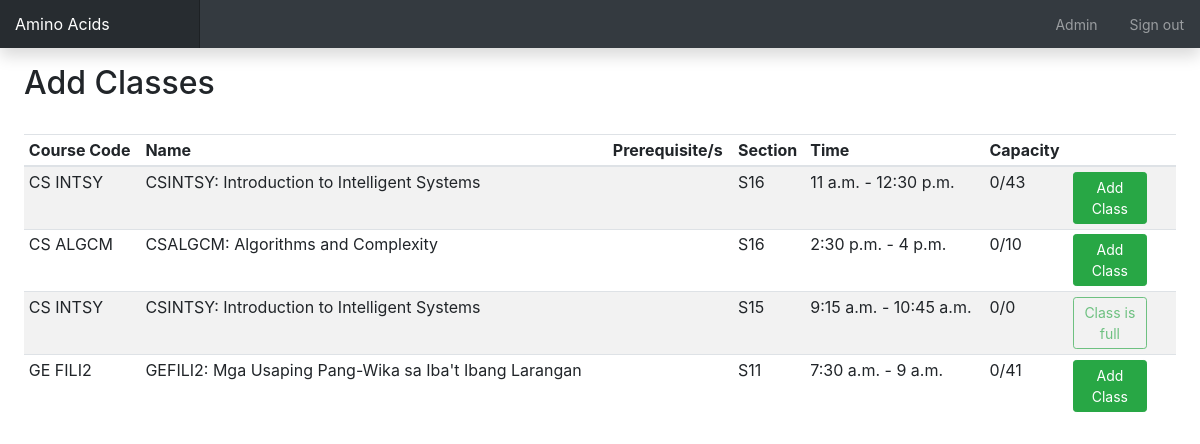
/class/ (signed in), run on an earlier commit of the app's database.
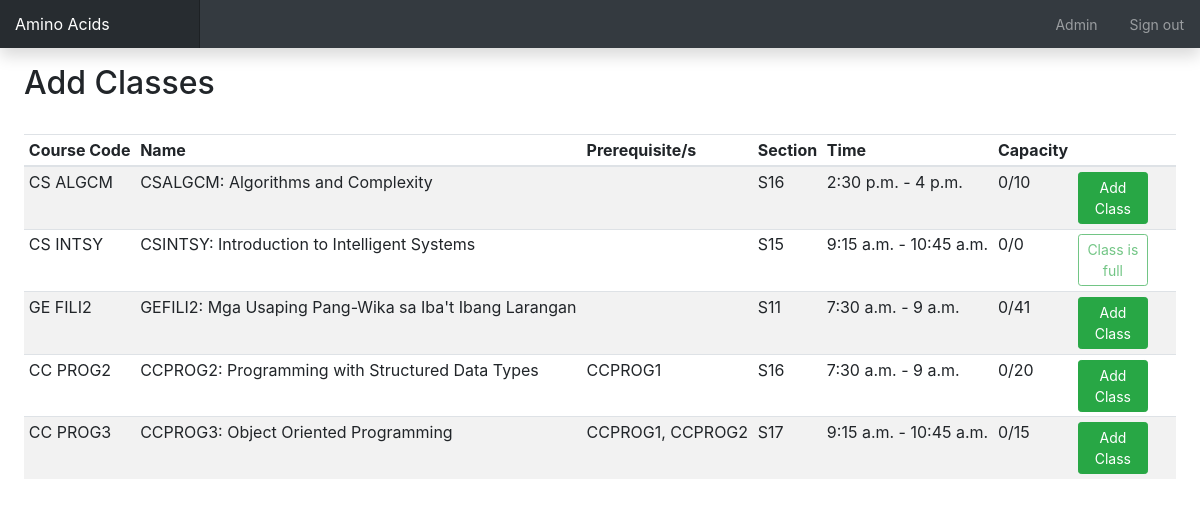
And on a later commit of the database.
### main/models.py (models this page shows, shortened)
class Class(models.Model):
    M = 1
    T = 2
    W = 3
    H = 4
    F = 5
    MW = 6
    TH = 7
    DAY_CHOICES = (
        (M, 'Monday'),
        (T, 'Tuesday'),
        (W, 'Wednesday'),
        (H, 'Thursday'),
        (F, 'Friday'),
        (MW, 'Monday and Wednesday'),
        (TH, 'Tuesday and Thursday'),
    )
    course = models.ForeignKey(Course, null=True, on_delete=models.SET_NULL)
    section_code = models.CharField(max_length=5)
    max_cap = models.IntegerField(default=0)
    start_time = models.TimeField()
    end_time = models.TimeField()
    day = models.IntegerField(choices=DAY_CHOICES)
    students = models.ManyToManyField(User, blank=True)
    class Meta:
        verbose_name_plural = 'Classes'
        unique_together = ('course', 'section_code')

class Course(models.Model):
    course_name = models.CharField(max_length=50)
    subject_area = models.CharField(max_length=2)
    catalog_num = models.CharField(max_length=5)
    prerequisites = models.ManyToManyField('self', blank=True, symmetrical=False)
    units = models.FloatField()
    def prereqs_list(self):
        return ', '.join([p.subject_area+p.catalog_num for p in self.prerequisites.all()])
    def __str__(self):
        return self.subject_area + self.catalog_num + ": " + self.course_name

### main/views.py (the view)
# urls.py: path('class/', views.list_available_classes, name='list-class'),
@login_required
def list_available_classes(request):
    classes_list = Class.objects.exclude(students=request.user)
    context = {
        'classes_list': classes_list
    }
    return render(request, 'main/available-classes-view.html', context)

### templates/main/available-classes-view.html (shortened to what this page needs)
{% extends 'main/base-template.html' %}
{% block body %}
    <div role="main" class="col-12 px-4">
        <div class="d-flex justify-content-between flex-wrap flex-md-nowrap align-items-center pt-3 pb-2 mb-3">
            <h1 class="h2">Add Classes</h1>
        </div>
        <div class="table-responsive">
            <table class="table table-striped table-sm">
                <thead>
                <tr>
                    <th>Course Code</th>
                    <th>Name</th>
                    <th>Prerequisite/s</th>
                    <th>Section</th>
                    <th>Time</th>
                    <th>Capacity</th>
                    <th></th>
                </tr>
                </thead>
                <tbody>
                {% for class in classes_list %}
                    <tr>
                        <td>{{ class.course.subject_area }} {{ class.course.catalog_num }}</td>
                        <td>{{ class.course }}</td>
                        <td>{{ class.course.prereqs_list }}</td>
                        <td>{{ class.section_code }}</td>
                        <td>{{ class.start_time }} - {{ class.end_time }}</td>
                        <td>{{ class.students.count }}/{{ class.max_cap }}</td>
                        <td>
                            {% if class.students.count >= class.max_cap %}
                                <button class="btn btn-sm w-75 btn-outline-success disabled">Class is full</button>
                            {% else %}
                                <form action="{% url 'main:add-class' class.id %}" class="my-0" method="post">
                                    <button class="btn btn-sm w-75 btn-success" type="submit">Add Class</button>
                                </form>
                            {% endif %}
                        </td>
                    </tr>
                {% endfor %}
                </tbody>
            </table>
        </div>
    </div>
{% endblock %}

### templates/main/base-template.html (shortened to what this page needs)
{% load static %}
<html lang="en">
<head>
    <link rel="stylesheet" href="{% static 'bootstrap/css/bootstrap.css' %}"/>
    <link rel="stylesheet" href="{% static 'css/dashboard.css' %}"/>
</head>
<body>
<nav class="navbar navbar-dark fixed-top bg-dark flex-md-nowrap p-0 shadow">
    <a class="navbar-brand col-2" href="{% url 'main:index' %}">Amino Acids</a>
    <ul class="navbar-nav flex-row">
        {% if request.user.is_superuser %}
        <li class="nav-item text-nowrap mx-3">
            <a class="nav-link" href="/admin">Admin</a>
        </li>
        {% endif %}
        <li class="nav-item text-nowrap mx-3">
            <a class="nav-link" href="{% url 'main:logout-page' %}">Sign out</a>
        </li>
    </ul>
</nav>
<div class="container-fluid">
    <div class="row">
        {% block body %}
        {% endblock %}
    </div>
</div>
</body>
</html>

### static/css/dashboard.css (style rules this page uses)
body { font-size: .875rem; }
[role="main"] { padding-top: 133px; }
@media (min-width: 768px) { [role="main"] { padding-top: 48px; } }
.navbar-brand { padding-top: .75rem; padding-bottom: .75rem; font-size: 1rem; background-color: rgba(0, 0, 0, .25); box-shadow: inset -1px 0 0 rgba(0, 0, 0, .25); }

What changed in the data, as far as the page shows it:
no longer on this page (row unchanged): Class: course.subject_area "CS", course.catalog_num "INTSY", course "CSINTSY: Introduction to Intelligent Systems", section_code "S16", start_time "11 a.m.", end_time "12:30 p.m.", students.count "0", max_cap "43", shows "Add Class"
added Class: course.subject_area "CC", course.catalog_num "PROG2", course "CCPROG2: Programming with Structured Data Types", course.prereqs_list "CCPROG1", section_code "S16", start_time "7:30 a.m.", end_time "9 a.m.", students.count "0", max_cap "20", shows "Add Class"
added Class: course.subject_area "CC", course.catalog_num "PROG3", course "CCPROG3: Object Oriented Programming", course.prereqs_list "CCPROG1, CCPROG2", section_code "S17", start_time "9:15 a.m.", end_time "10:45 a.m.", students.count "0", max_cap "15", shows "Add Class"
